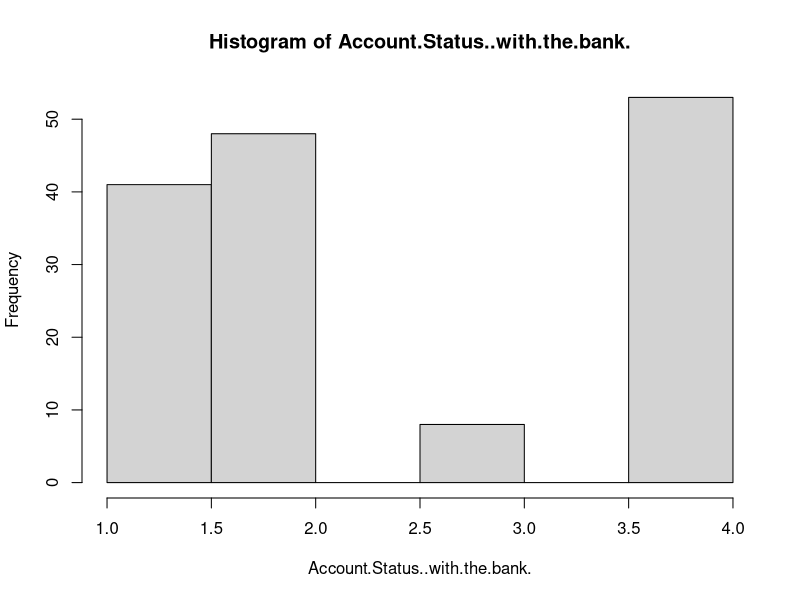
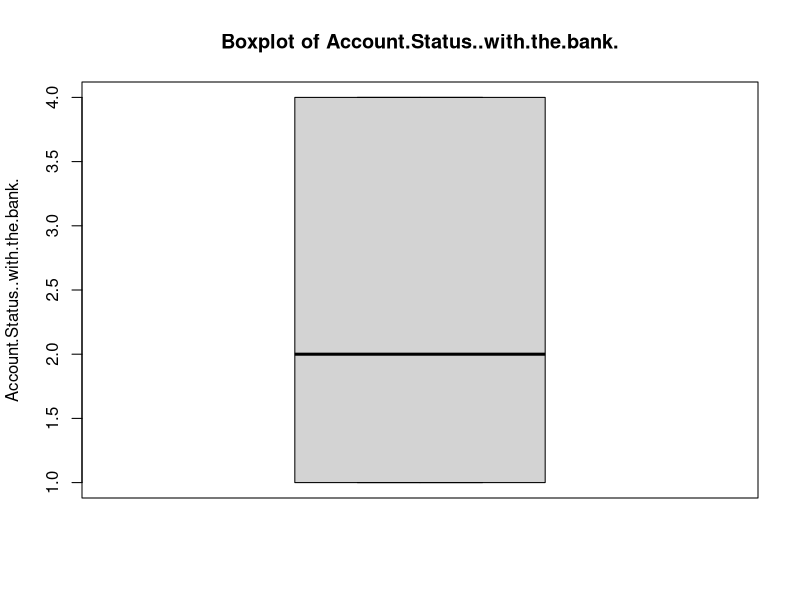
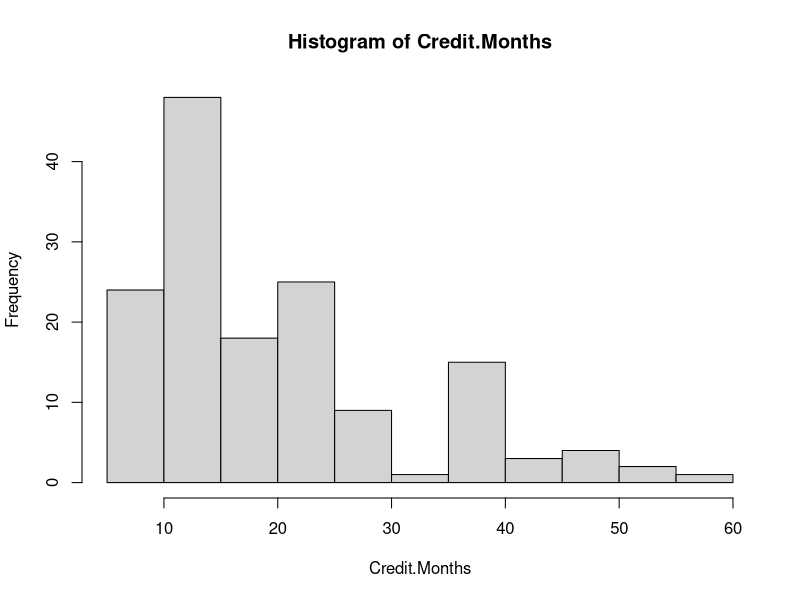
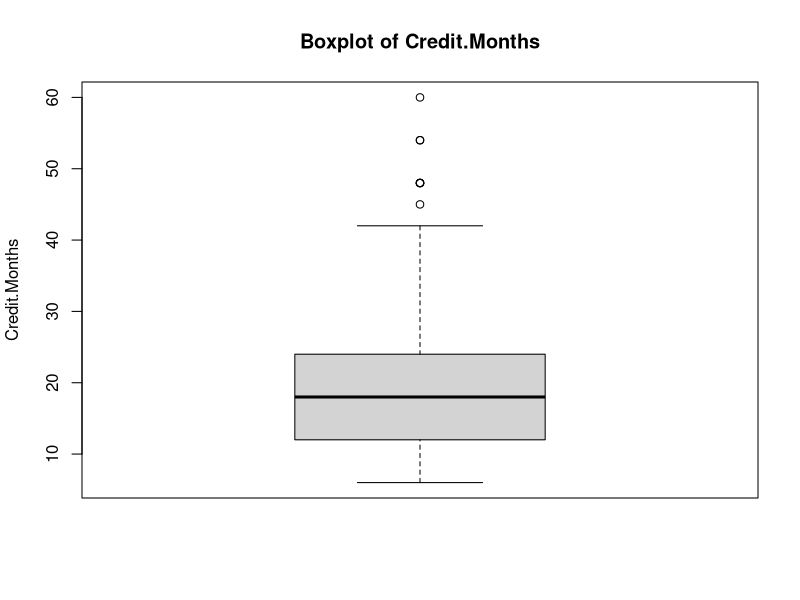
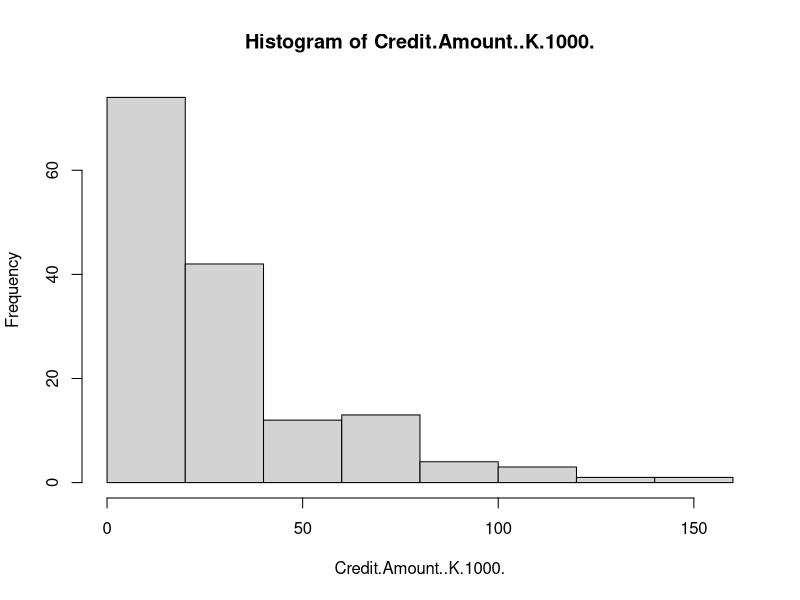
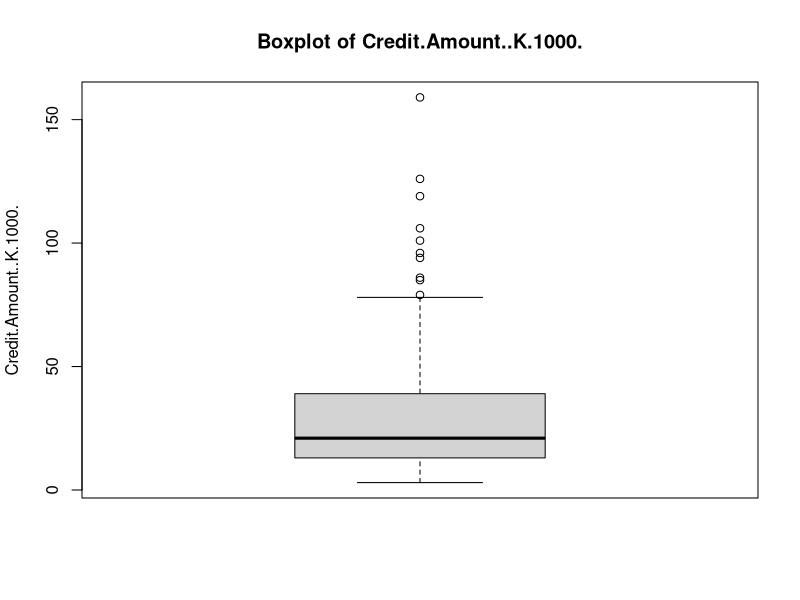
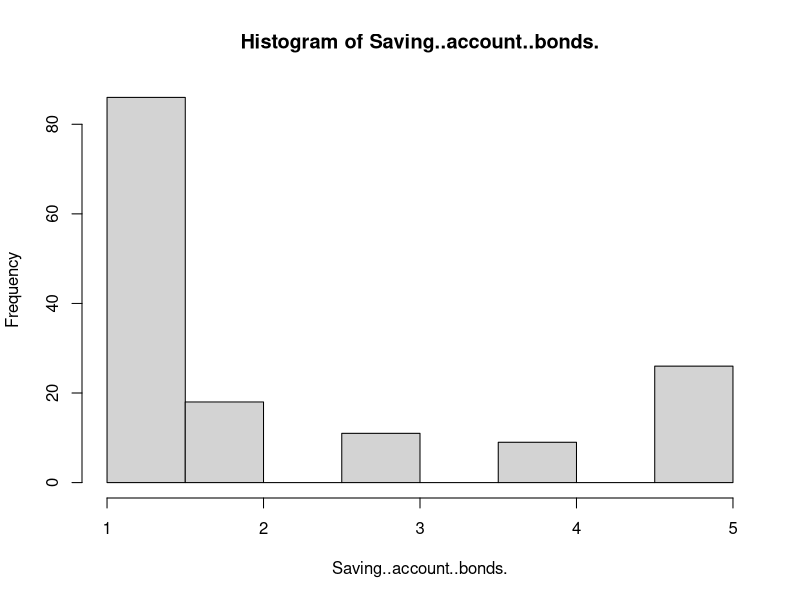
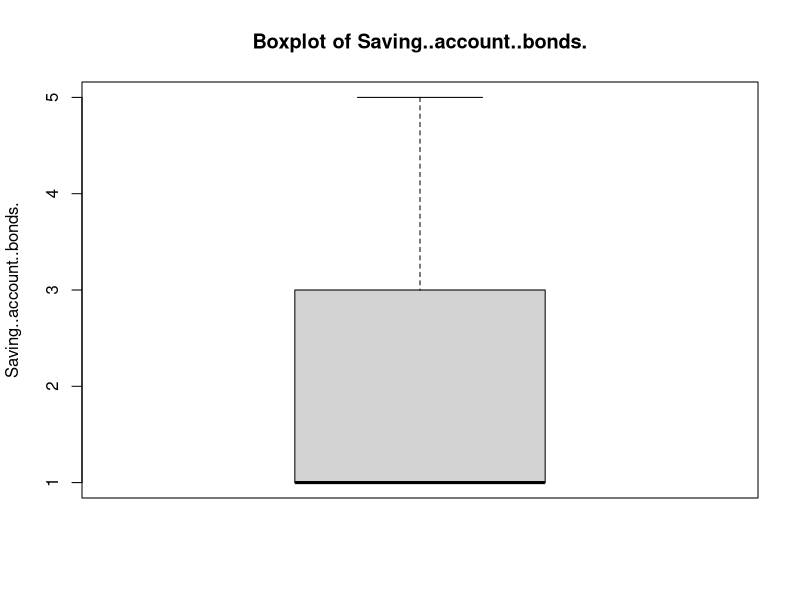

R code for these plots, in order:
data <- read.csv("sggw_c.csv")
#View(data)

# -------------------------------------------------------------
## (a) Summary of the data including mean, median and variance.

data_summary <- data.frame(
  variable = names(data),
  min = sapply(data, min, na.rm = TRUE),
  max = sapply(data, max, na.rm = TRUE),
  mean = sapply(data, mean, na.rm = TRUE),
  median = sapply(data, median, na.rm = TRUE),
  variance = sapply(data, var, na.rm = TRUE)
)

print(data_summary)

## saving to latex table
dir.create("report", recursive = TRUE, showWarnings = FALSE)

install.packages("xtable")
library(xtable)

latex_table <- xtable(
  data_summary,
  caption = "Descriptive statistics of the dataset.",
  label = "tab:summary_stats"
)

print(
  latex_table,
  file = "report/summary.tex",
  include.rownames = FALSE
)

# checking class distribution
table(data[[ncol(data)]])

# -------------------------------------------------------------
# visualization of the data (e.g., boxplot and/or histogram).

for (col in names(data)) {
  hist(data[[col]],
       main = paste("Histogram of", col),
       xlab = col)
  
  boxplot(data[[col]],
          main = paste("Boxplot of", col),
          ylab = col)
}


## saving as pdfs for raport

dir.create("report/plots", recursive = TRUE, showWarnings = FALSE)

for (col in names(data)) {
  
  # Make safe file name
  safe_col <- gsub("[^A-Za-z0-9_]", "_", col)
  
  # Histogram PDF
  pdf(file = paste0("report/plots/histogram_", safe_col, ".pdf"),
      width = 7,
      height = 5)
  
  hist(
    data[[col]],
    main = "",
    xlab = col,
    col = "lightblue",
    border = "white"
  )
  
  dev.off()
  
  # Boxplot PDF
  pdf(file = paste0("report/plots/boxplot_", safe_col, ".pdf"),
      width = 7,
      height = 5)
  
  boxplot(
    data[[col]],
    main = "",
    ylab = col,
    col = "lightgreen"
  )
  
  dev.off()
}

# -------------------------------------------------------------
# (b) SVM analysis

install.packages("e1071")
library(e1071)

# converting targets to factors (so the model does classification, not regression)
data[[ncol(data)]] <- factor(
  data[[ncol(data)]],
  levels = c(1, 2),
  labels = c("Good", "Bad")
)

# split into train and test sets
set.seed(42)
train_index <- sample(
  1:nrow(data),
  size = 0.8 * nrow(data)
)

data_train <- data[train_index, ]
data_test <- data[-train_index, ]

# ... and split into features and labels

data_train_x <- data_train[ , 1:(ncol(data)-1)]
data_train_y <- data_train[ , ncol(data)]

data_test_x <- data_test[ , 1:(ncol(data)-1)]
data_test_y <- data_test[ , ncol(data)]

# -----------------------------------------------------
## checking class distribution of train and test sets
# because there is a limited amount of data we have decided to check the sampling split 
# similar proportions suggest that the split is representative of the original dataset

class_distribution <- function(y) {
  counts <- table(y)
  proportions <- prop.table(counts)
  
  data.frame(
    class = names(counts),
    count = as.vector(counts),
    proportion = round(as.vector(proportions), 3)
  )
}
full_distribution <- class_distribution(data[[ncol(data)]])
train_distribution <- class_distribution(data_train_y)
test_distribution <- class_distribution(data_test_y)

print("Full dataset distribution:")
print(full_distribution)

print("Training set distribution:")
print(train_distribution)

print("Test set distribution:")
print(test_distribution)

#-------------------------------
# saving class distributions to latex

class_distribution_table <- rbind(
  cbind(Dataset = "Full dataset", full_distribution),
  cbind(Dataset = "Training set", train_distribution),
  cbind(Dataset = "Test set", test_distribution)
)

print(class_distribution_table)

class_distribution_latex <- xtable(
  class_distribution_table,
  caption = "Class distribution in the full dataset, training set and test set.",
  label = "tab:class_distribution"
)

print(
  class_distribution_latex,
  file = "report/class_distribution.tex",
  include.rownames = FALSE
)

# -------------------------------------------------------

# training
model <- svm(
  x = data_train_x,
  y = data_train_y,
  kernel = "radial",
  scale = TRUE)

summary(model)

# predictions

predictions <- predict(model, data_test_x)
confusion_matrix <- table(Predicted=predictions, Actual=data_test_y)
confusion_matrix

# Accuracy
accuracy <- mean(predictions == data_test_y)
print(paste("Accuracy:", round(accuracy, 4)))

# as we can see the model works, but barely
# it predicts 'Good' for almost any case
# it happens because the data is unbalanced
# we can try to fix it by implementing class weights
# as to penalize more harshly false 'Good' prediction
# (which is probably optimal for credit risk problems)

# ------------------------------------------------------

class_weights <- c(
  Good = 1,
  Bad = sum(data_train_y == "Good") / sum(data_train_y == "Bad")
)

model_weighted <- svm(
  x = data_train_x,
  y = data_train_y,
  kernel = "radial",
  scale = TRUE,
  class.weights = class_weights
)

summary(model_weighted)

# predictions
predictions_weighted <- predict(model_weighted, data_test_x)
confusion_matrix_weighted <- table(Predicted=predictions_weighted, Actual=data_test_y)
confusion_matrix_weighted

# accuracy
accuracy_weighted <- mean(predictions_weighted == data_test_y)
print(paste("Accuracy:", round(accuracy_weighted, 4)))

# the result overall accuracy is clearly worst, but we have limited false 'Good' predictions
# so one can arguably defend that the model with weighted classes is indeed better

# ----------------------------------------------------------------------------------
# saving result tablets to latex

# standard
confusion_df <- as.data.frame.matrix(confusion_matrix)
confusion_df <- cbind(Predicted = rownames(confusion_df), confusion_df)
rownames(confusion_df) <- NULL

confusion_latex <- xtable(
  confusion_df,
  caption = "Confusion matrix for the SVM model.",
  label = "tab:svm_confusion_matrix"
)

print(
  confusion_latex,
  file = "report/svm_confusion_matrix.tex",
  include.rownames = FALSE
)

# weighted
confusion_weighted_df <- as.data.frame.matrix(confusion_matrix_weighted)
confusion_weighted_df <- cbind(Predicted = rownames(confusion_weighted_df), confusion_weighted_df)
rownames(confusion_weighted_df) <- NULL

confusion_weighted_latex <- xtable(
  confusion_weighted_df,
  caption = "Confusion matrix for the SVM model with weighted classes.",
  label = "tab:svm_confusion_matrix_weighted"
)

print(
  confusion_weighted_latex,
  file = "report/svm_confusion_matrix_weighted.tex",
  include.rownames = FALSE
)

# --------------------------------------------------------------------------------------
# let's save also all evaluation metrics for the report

calculate_metrics <- function(conf_mat) {
  TP <- conf_mat["Bad", "Bad"]
  TN <- conf_mat["Good", "Good"]
  FP <- conf_mat["Bad", "Good"]
  FN <- conf_mat["Good", "Bad"]
  
  accuracy <- (TP + TN) / sum(conf_mat)
  precision_bad <- TP / (TP + FP)
  recall_bad <- TP / (TP + FN)
  specificity <- TN / (TN + FP)
  f1_bad <- 2 * precision_bad * recall_bad / (precision_bad + recall_bad)
  balanced_accuracy <- (recall_bad + specificity) / 2
  
  data.frame(
    Accuracy = accuracy,
    Precision_Bad = precision_bad,
    Recall_Bad = recall_bad,
    Specificity = specificity,
    F1_Bad = f1_bad
  )
}

metrics_standard <- calculate_metrics(confusion_matrix)
metrics_weighted <- calculate_metrics(confusion_matrix_weighted)

metrics_comparison <- rbind(
  Standard_SVM = metrics_standard,
  Weighted_SVM = metrics_weighted
)

metrics_comparison <- round(metrics_comparison, 4)

print(metrics_comparison)

metrics_latex <- xtable(
  metrics_comparison,
  caption = "Comparison of evaluation metrics for standard and weighted SVM models.",
  label = "tab:svm_metrics"
)

print(
  metrics_latex,
  file = "report/svm_metrics.tex",
  include.rownames = TRUE
)
